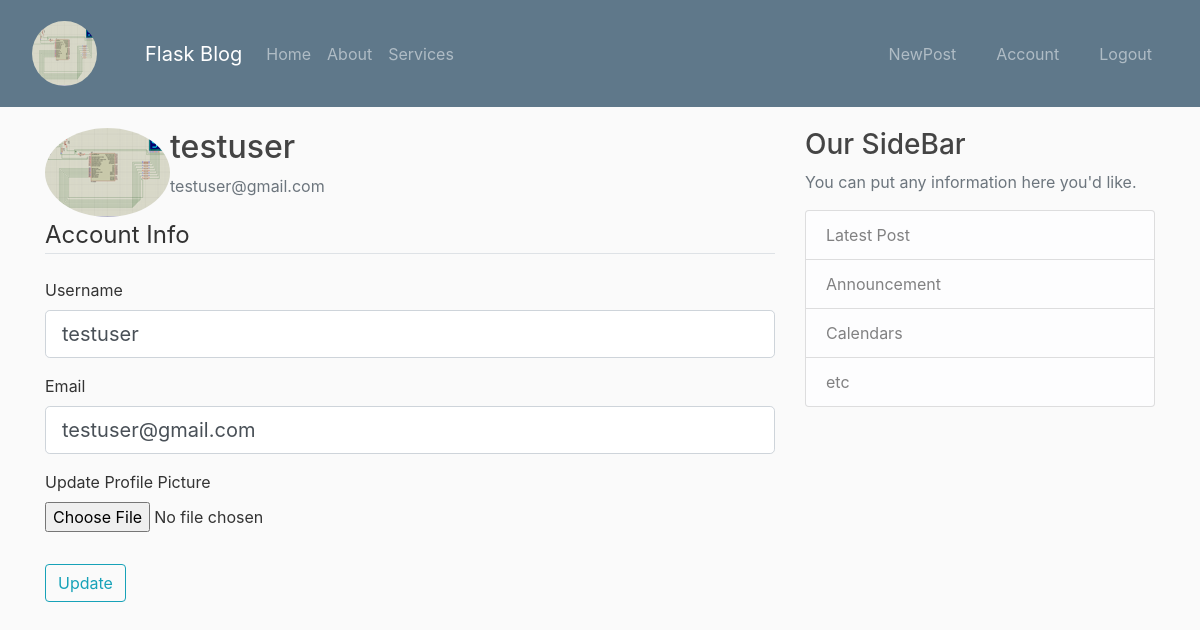
Screenshot of /account (signed in) with the database file from the repository.
### first_tutorial/models.py (models this page shows, shortened)
class User(db.Model,UserMixin):
	id =db.Column(db.Integer,primary_key=True)
	username=db.Column(db.String(20), unique=True,nullable=False)
	email=db.Column(db.String(120), unique=True,nullable=False)
	image_file = db.Column(db.String(20),nullable=False,default='default.jpg')
	password = db.Column(db.String(60),nullable= False)
	posts=db.relationship('Post', backref='author',lazy=True)

### first_tutorial/users/routes.py (the view)
@users.route("/account",methods=['POST','GET'])
@login_required
def account():
	form=UpdateAccountForm()
	if form.validate_on_submit():
		print(form.picture.data)
		if form.picture.data:
			picture_file = save_picture(form.picture.data)
			current_user.image_file=picture_file
		current_user.username=form.username.data
		current_user.email=form.email.data
		db.session.commit()
		flash('Your account has been updated','success')
		return redirect(url_for('users.account'))
	elif request.method =='GET':
		form.username.data = current_user.username
		form.email.data = current_user.email
	image_file=url_for('static', filename='profile_pics/' + current_user.image_file)
	return render_template("account.html",title='Account',image_file=image_file,form=form)

### first_tutorial/users/forms.py (shortened to what this page needs)
class UpdateAccountForm(FlaskForm):
		username=StringField('Username',validators=[DataRequired(),Length(min=2,max=20)])
		email = StringField('Email',validators=[DataRequired(),Email()])
		picture=FileField('Update Profile Picture',validators=[FileAllowed(['jpg','png'])])
		submit=SubmitField('Update')

### first_tutorial/models.py (called while the page is built)
@login_manager.user_loader
def load_user(user_id):
	return User.query.get(int(user_id))

### first_tutorial/templates/account.html (shortened to what this page needs)
{% extends "layout.html" %}
{% block content %}
 <div class="content_section">
 	<div class="media">
 	<img class="rounded-circle account-img" src="{{image_file}}">
 	<div class="media-body">
 		<h2 class="account-heading">{{current_user.username}}</h2>
 		<p class="text-secondary">{{current_user.email}}</p>
 		</div>
 	</div>
<div class="content-section">
  	<form method="POST" action="" enctype="multipart/form-data">
  		<fieldset class="form-group">
  			<legend class="border-bottom mb-4">Account Info</legend>
  			<div  class="form-group">
  				{{ form.username.label(class="form-control-label")}}<br>
			{% if form.username.errors %}
  				{{ form.username(class="form-control form-control-lg is-invalid")}}
  				<div class="invalid-feedback">
  					{% for error in form.username.errors  %}
  					<span>{{ error }}</span>
  					{% endfor %}
  				</div>
  				{%else %}
  				{{ form.username (class=" form-control form-control-lg")}}
			{% endif %}
  			</div>
  			<div class="form-group">
  				{{ form.email.label (class="form-control-label")}} <br>
  					{% if form.email.errors %}
  				{{ form.email(class="form-control form-control-lg is-invalid")}}
  				<div class="invalid-feedback">
  					{% for error in form.email.errors  %}
  					<span>{{ error }}</span>
  					{% endfor %}
  				</div>
  				{% else %}
  				{{ form.email (class=" form-control form-control-lg")}}
  				{% endif %}
  			</div>
  			<div class="form-group">
  				{{ form.picture.label() }}
  				{{form.picture(class="form-control-file")}}
        </div>
  		</fieldset>
  		<div class="form-group">
  				{{ form.submit (class="btn btn-outline-info ")}}
  			</div>
  	</form>
  </div>
</div>
{% endblock content %}

### first_tutorial/templates/layout.html (shortened to what this page needs)
<html>
<head>
    <link rel="stylesheet" href="https://maxcdn.bootstrapcdn.com/bootstrap/4.0.0-beta/css/bootstrap.min.css">
    <link rel="stylesheet" type="text/css" href="{{url_for('static',filename='main.css') }}">
</head>
<body>
	<nav class="navbar navbar-expand-sm navbar-dark bg-steel fixed-top mb-4">
    {% if current_user.is_authenticated %}
     <div class="navbar-brand">
              <a class="nav-link" href="{{url_for('post.new_post')}}"><img class="rounded-circle article-img" src="{{url_for('static', filename='profile_pics/'+current_user.image_file)}}"></a>
          </div>
      {% endif %}
        <a class="navbar-brand" href="/home">Flask Blog</a>
            <div class="collapse navbar-collapse" id="navbarNav">
              <ul class="navbar-nav">
                  <li class="nav-item">
                      <a class="nav-link" href="{{url_for('main.home')}}">Home</a>
                  </li>
                  <li class="nav-item">
                      <a class="nav-link" href="{{url_for('main.about')}}t">About</a>
                  </li>
                  <li class="nav-item">
                      <a class="nav-link" href="#">Services</a>
                  </li>
              </ul>
            </div>
            <div class="navbar-nav">
            {% if current_user.is_authenticated %}
             <li class="nav-item">
                      <a class="nav-link mr-4" href="{{url_for('post.new_post')}}">NewPost</a>
                  </li>
             <li class="nav-item">
                      <a class="nav-link mr-4" href="{{url_for('users.account')}}">Account</a>
                  </li>
                   <li class="nav-item">
                    <a class="nav-link mr-4" href="{{url_for('users.logout')}}">Logout</a>
                  </li>
                  {% endif %}
              </div>
    </nav>
    <main role="main" class="container pt-5">
    	<div class="row">
    		<div class="col-md-8">
   			{% block content%}{%endblock%}
    		</div>
    			<div class="col-md-4">
    				<div class="content-section">
    					<h3 >Our SideBar </h3>
    					<p class="text-muted">You can put any information here you'd like.
    						<ul class="list-group">
    							<li class="list-group-item list-group-item-light">Latest Post</li>
    							<li class="list-group-item list-group-item-light">Announcement</li>
    							<li class="list-group-item list-group-item-light">Calendars</li>
    							<li class="list-group-item list-group-item-light">etc</li>
    						</ul></p>
    				</div>
    			</div>
    		</div>
    </main>
</body>
</html>

### first_tutorial/static/main.css (style rules this page uses)
body { background: #fafafa; color: #333333; margin-top: 5rem; }
h1,h2,h3,h4,h5,h6 { color: #444444; }
.bg-steel { background-color: #5f788a; }
.article-img { height:65px; width: 65px; margin-right: 16px }

### rows the page displays
User: image_file (picture), username "testuser", email "testuser@gmail.com"
